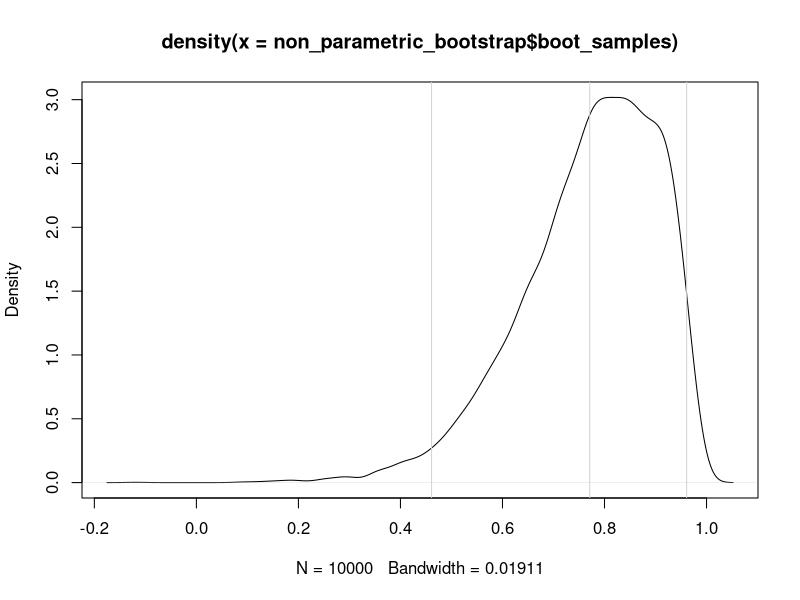
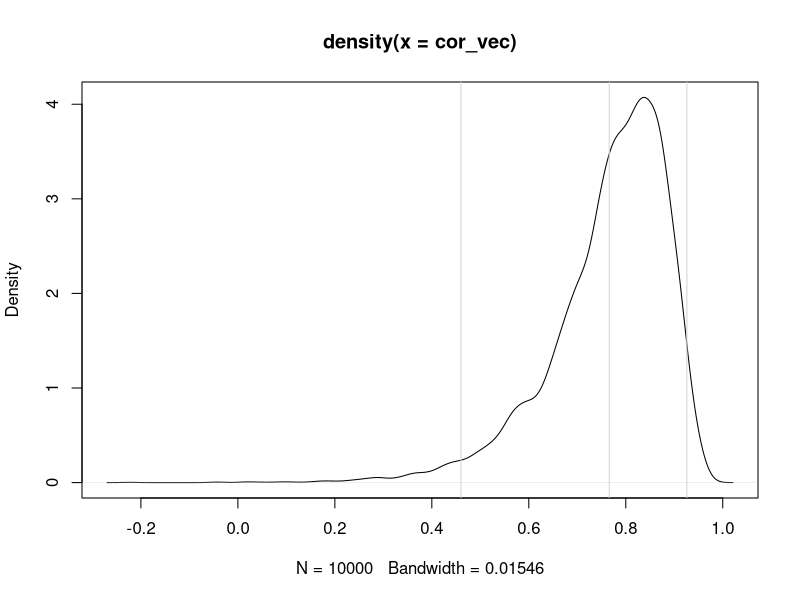

Write the R code that produced these figures, in order.
library(tidyverse)
rm(list = ls())
# read in data
student_scores <- read_csv("student_scores.csv")
x <- student_scores$EntranceExam
y <- student_scores$GPA
cor(x,y)
# 0.7763745

# 1. Write your own function to perform non-parametric bootstrap (10,000 replications)
# and then find an approximate 95% confidence interval for ρ. 
# Use set.seed(440) in your simulation.
nboot = 10000
non_parametric_bootstrap <- function(x, y, nboot) {
  n <- length(x)
  Bboot <- numeric(nboot)
  for (i in 1:nboot) {
    sample_idx <- sample(n, replace = TRUE)
    Bboot[i] <- cor(x[sample_idx], y[sample_idx])
  }
  list(boot_samples = Bboot, boot_mean = mean(Bboot), boot_sd = sd(Bboot))
}
set.seed(440)
non_parametric_bootstrap = non_parametric_bootstrap(x, y, nboot)

boot_samples = non_parametric_bootstrap$boot_samples
boot_mean = non_parametric_bootstrap$boot_mean
boot_sd = non_parametric_bootstrap$boot_sd

# Compute confidence interval by percentail
alpha <- 0.05
lower_ci <- quantile(boot_samples, alpha/2)
upper_ci <- quantile(boot_samples, 1 - alpha/2)

CI = round(c(
  lower = lower_ci,
  est = boot_mean,
  upper = upper_ci
), 3)
CI
# lower.2.5%         est upper.97.5% 
# 0.461       0.771       0.961 

plot(density(non_parametric_bootstrap$boot_samples))
abline(v = CI,col = "lightgray")


# 2. Read the documentation of function boot from R package boot, 
# use this function to perform non-parametric bootstrap (10,000 replications) 
# and then find an approximate 95% confidence interval for ρ. 
# Use set.seed(440) in your simulation. 
# Compare the interval with the interval from the previous part.
library(boot)
set.seed(440)
nboot = 10000
x_vector <- student_scores$EntranceExam
y_vector <- student_scores$GPA

# define function to compute correlation coefficient from a data frame
cor_func <- function(data, indices) {
  x = data[indices, 1]
  y = data[indices, 2]
  mean_x <- mean(x)
  mean_y <- mean(y)
  rho = sum((x - mean_x) * (y - mean_y)) / sqrt(sum((x - mean_x)^2) * sum((y - mean_y)^2))
}
# generate bootstrap samples and compute correlation coefficients
df = cbind(x_vector, y_vector)
boot_samples <- boot(data = df, statistic = cor_func, R = nboot)
# calculate the 95% confidence interval for the correlation coefficient
boot.ci(boot_samples, type = c("norm", "basic", "perc", "bca"))
# Level     Percentile     
# 95%   ( 0.4628,  0.9621 )


# 3. Compute the sample mean vector ˆμ and the sample covariance matrix ˆΣ 
# on the data of n = 15 students.
mu_hat = colMeans(df)
mu_hat
#   x_vector   y_vector 
# 600.266667   3.094667 

sigma_hat = cov(df)
sigma_hat
#             x_vector  y_vector
# x_vector 1746.780952 7.9015238
# y_vector    7.901524 0.0592981

# 4. Simulate 10,000 random vectors from a bivariate normal distribution N(ˆμ, ˆΣ), 
# where ˆμ and ˆΣ are computed in the previous part. 
# Compute the sample mean vector and sample covariance matrix based on 
# the 10,000 simulated random vectors, 
# and then compare them with the values of ˆμ and ˆΣ from the previous part. 
# Use set.seed(440) in your simulation.
library(MASS)
bootstrap = replicate(
  nboot,
  # one randomly generated MVN sample per row
  mvrnorm(dim(df)[1], mu_hat, sigma_hat)
)

# Sample mean of the bootstrap vectors
boot_mu <- colMeans(bootstrap)
x_vectors_mean <- mean(boot_mu[1,])
x_vectors_mean
# 600.4184
y_vectors_mean <- mean(boot_mu[2,])
y_vectors_mean
# 3.095019

bootstrap_covs = replicate(
  nboot,
  # calculate sample covariance using...
  cov(
    # one randomly generated MVN sample per row
    mvrnorm(dim(df)[1], mu_hat, sigma_hat)
  )[1, 2]
)
# aggregate our estimates using bootstrap rules
bootstrap_cov = mean(bootstrap_covs)
bootstrap_cov
# 7.877355

# 5. Use parametric bootstrap together with simulated samples from N(ˆμ, ˆΣ) 
# from the previous part to find an approximate 95% confidence interval for ρ. 
# Compare the interval with the intervals based on non-parametric bootstrap.
# calculate sample correlation coefficients for each vector
set.seed(440)
cor_vec <- apply(bootstrap, 3, function(x) cor(x[,1], x[,2]))
mean(cor_vec)
# 0.7655189

# Compute confidence interval by percentail
alpha <- 0.05
lower_ci <- quantile(cor_vec, alpha/2)
upper_ci <- quantile(cor_vec, 1 - alpha/2)

CI = round(c(
  lower = lower_ci,
  est = mean(cor_vec),
  upper = upper_ci
), 3)
CI
# lower.2.5%         est upper.97.5% 
#   0.472       0.764       0.926 

plot(density(cor_vec))
abline(v = CI,col = "lightgray")





